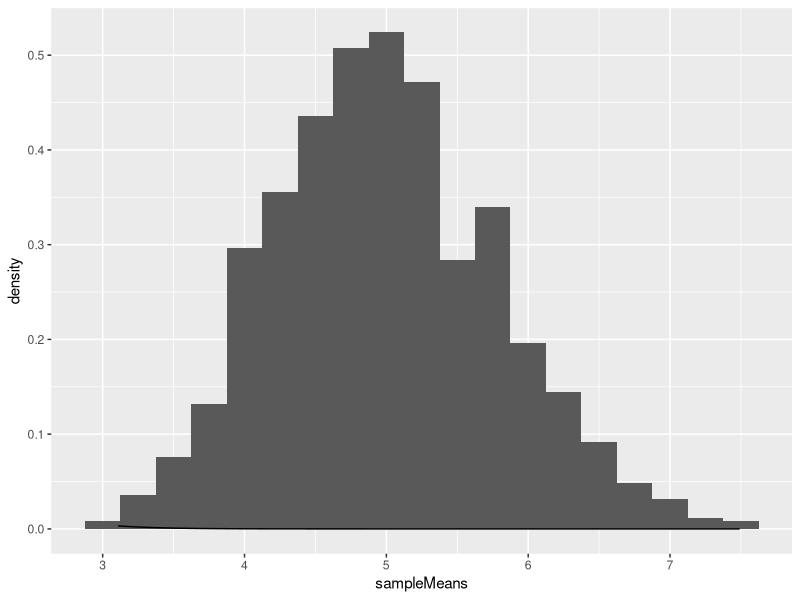

The R source for this figure:
## ---- chunk 1
library(ggplot2)
## ---- chunk 2
set.seed(1)

lambda = 0.2
samples <- NULL

for (i in 1 : 1000) samples = rbind(samples, rexp(40, rate = lambda))
str(samples)
## ---- chunk 3
sampleMeans <- apply(samples,FUN = mean, MARGIN=1)
mean(sampleMeans)
## ---- chunk 4
1/lambda
## ---- chunk 5
((1/lambda)^2/40)
## ---- chunk 6
var(sampleMeans)
## ---- chunk 7
g <- ggplot(as.data.frame(sampleMeans), aes(x = sampleMeans))
g + geom_histogram(binwidth=0.25, aes(y=..density..)) + stat_function(fun = dnorm)
